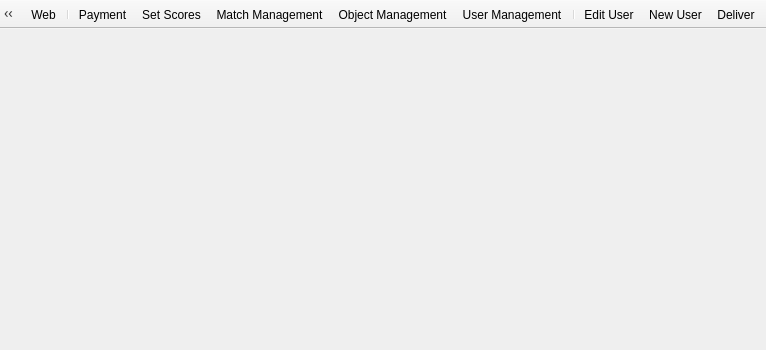
<?xml version="1.0" encoding="UTF-8"?>
<ui version="4.0">
 <class>MainWindow</class>
 <widget class="QMainWindow" name="MainWindow">
  <property name="geometry">
   <rect>
    <x>0</x>
    <y>0</y>
    <width>766</width>
    <height>350</height>
   </rect>
  </property>
  <property name="windowTitle">
   <string>Reghaabat</string>
  </property>
  <property name="layoutDirection">
   <enum>Qt::RightToLeft</enum>
  </property>
  <property name="styleSheet">
   <string notr="true">font-family: Tahoma;</string>
  </property>
  <widget class="QWidget" name="centralWidget">
   <layout class="QVBoxLayout" name="verticalLayout_2">
    <property name="spacing">
     <number>6</number>
    </property>
    <property name="margin">
     <number>0</number>
    </property>
    <item>
     <widget class="QWidget" name="container" native="true"/>
    </item>
   </layout>
  </widget>
  <widget class="QStatusBar" name="statusBar">
   <property name="font">
    <font>
     <family>Tahoma</family>
    </font>
   </property>
   <property name="sizeGripEnabled">
    <bool>false</bool>
   </property>
  </widget>
  <widget class="QToolBar" name="toolBar">
   <property name="contextMenuPolicy">
    <enum>Qt::PreventContextMenu</enum>
   </property>
   <property name="movable">
    <bool>false</bool>
   </property>
   <property name="iconSize">
    <size>
     <width>48</width>
     <height>48</height>
    </size>
   </property>
   <attribute name="toolBarArea">
    <enum>TopToolBarArea</enum>
   </attribute>
   <attribute name="toolBarBreak">
    <bool>false</bool>
   </attribute>
   <addaction name="actionDeliver"/>
   <addaction name="actionNewUser"/>
   <addaction name="actionEditUser"/>
   <addaction name="separator"/>
   <addaction name="actionUserManagement"/>
   <addaction name="actionObjectManagement"/>
   <addaction name="actionMatchManagement"/>
   <addaction name="actionSetScores"/>
   <addaction name="actionPayment"/>
   <addaction name="separator"/>
   <addaction name="actionWeb"/>
   <addaction name="actionChangePermissions"/>
   <addaction name="actionOptions"/>
   <addaction name="separator"/>
   <addaction name="actionChangePassword"/>
   <addaction name="actionLogin"/>
   <addaction name="actionAbout"/>
  </widget>
  <action name="actionWeb">
   <property name="icon">
    <iconset resource="resources.qrc">
     <normaloff>:/images/web.png</normaloff>:/images/web.png</iconset>
   </property>
   <property name="text">
    <string>Web</string>
   </property>
   <property name="toolTip">
    <string>Web Connection</string>
   </property>
  </action>
  <action name="actionLogin">
   <property name="icon">
    <iconset resource="resources.qrc">
     <normaloff>:/images/login.png</normaloff>:/images/login.png</iconset>
   </property>
   <property name="text">
    <string>Login</string>
   </property>
   <property name="toolTip">
    <string>Login</string>
   </property>
  </action>
  <action name="actionLogout">
   <property name="icon">
    <iconset resource="resources.qrc">
     <normaloff>:/images/logout.png</normaloff>:/images/logout.png</iconset>
   </property>
   <property name="text">
    <string>Logout</string>
   </property>
   <property name="toolTip">
    <string>Logout</string>
   </property>
  </action>
  <action name="actionOptions">
   <property name="icon">
    <iconset resource="resources.qrc">
     <normaloff>:/images/options.png</normaloff>:/images/options.png</iconset>
   </property>
   <property name="text">
    <string>Options</string>
   </property>
  </action>
  <action name="actionDeliver">
   <property name="icon">
    <iconset resource="resources.qrc">
     <normaloff>:/images/deliver.png</normaloff>:/images/deliver.png</iconset>
   </property>
   <property name="text">
    <string>Deliver</string>
   </property>
   <property name="toolTip">
    <string>Deliver</string>
   </property>
  </action>
  <action name="actionChangePassword">
   <property name="icon">
    <iconset resource="resources.qrc">
     <normaloff>:/images/password.png</normaloff>:/images/password.png</iconset>
   </property>
   <property name="text">
    <string>Change Password</string>
   </property>
  </action>
  <action name="actionChangePermissions">
   <property name="icon">
    <iconset resource="resources.qrc">
     <normaloff>:/images/permissions.png</normaloff>:/images/permissions.png</iconset>
   </property>
   <property name="text">
    <string>Change Permissions</string>
   </property>
  </action>
  <action name="actionSetScores">
   <property name="icon">
    <iconset resource="resources.qrc">
     <normaloff>:/images/setscores.png</normaloff>:/images/setscores.png</iconset>
   </property>
   <property name="text">
    <string>Set Scores</string>
   </property>
   <property name="toolTip">
    <string>Set Scores</string>
   </property>
  </action>
  <action name="actionUserManagement">
   <property name="icon">
    <iconset resource="resources.qrc">
     <normaloff>:/images/user.png</normaloff>:/images/user.png</iconset>
   </property>
   <property name="text">
    <string>User Management</string>
   </property>
  </action>
  <action name="actionMatchManagement">
   <property name="icon">
    <iconset resource="resources.qrc">
     <normaloff>:/images/match.png</normaloff>:/images/match.png</iconset>
   </property>
   <property name="text">
    <string>Match Management</string>
   </property>
   <property name="toolTip">
    <string>Match Management</string>
   </property>
  </action>
  <action name="actionPayment">
   <property name="icon">
    <iconset resource="resources.qrc">
     <normaloff>:/images/payment.png</normaloff>:/images/payment.png</iconset>
   </property>
   <property name="text">
    <string>Payment</string>
   </property>
  </action>
  <action name="actionNewUser">
   <property name="icon">
    <iconset resource="resources.qrc">
     <normaloff>:/images/add_user.png</normaloff>:/images/add_user.png</iconset>
   </property>
   <property name="text">
    <string>New User</string>
   </property>
  </action>
  <action name="actionEditUser">
   <property name="icon">
    <iconset resource="resources.qrc">
     <normaloff>:/images/edit_user.png</normaloff>:/images/edit_user.png</iconset>
   </property>
   <property name="text">
    <string>Edit User</string>
   </property>
  </action>
  <action name="actionObjectManagement">
   <property name="icon">
    <iconset resource="resources.qrc">
     <normaloff>:/images/object.png</normaloff>:/images/object.png</iconset>
   </property>
   <property name="text">
    <string>Object Management</string>
   </property>
   <property name="toolTip">
    <string>Object Management</string>
   </property>
  </action>
  <action name="actionAbout">
   <property name="icon">
    <iconset resource="resources.qrc">
     <normaloff>:/images/reghaabat.ico</normaloff>:/images/reghaabat.ico</iconset>
   </property>
   <property name="text">
    <string>About</string>
   </property>
   <property name="toolTip">
    <string>About</string>
   </property>
  </action>
 </widget>
 <layoutdefault spacing="6" margin="11"/>
 <resources>
  <include location="resources.qrc"/>
 </resources>
 <connections/>
</ui>
